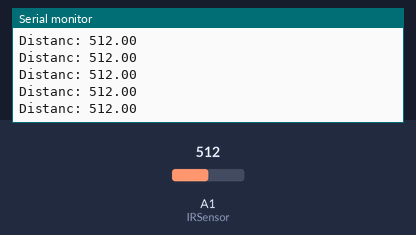
Bench run of a sketch on a simulated Arduino Uno, built with avr-gcc and run on an emulated ATmega328P. Shown: the last lines printed to the serial monitor. The inputs (shaded band) are chosen by the test bench; at power-on: A1 (IRSensor) = 512.

Above: at 1.2 s.
1.3 s: A1 (IRSensor) set to 982
At 2.1 s:
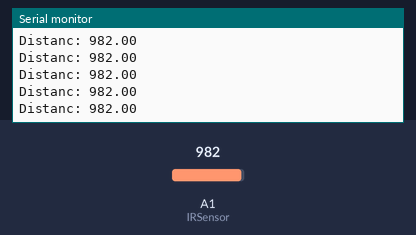
4.3 s: A1 (IRSensor) set to 1007
At 4.8 s:
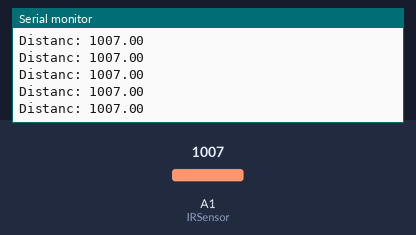
Timing chart, 0 to 7.3 s (numbered marks = the images above; inputs shaded):
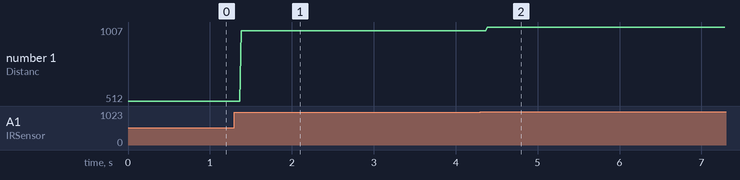

The sketch:

IR_Sensor_testing.ino
```cpp
const int IRSensor=A1;
double distance;

void setup() {
  Serial.begin(9600);
  // put your setup code here, to run once:
  pinMode(IRSensor,INPUT);

}

void loop() {
  // put your main code here, to run repeatedly:
  distance=analogRead(IRSensor);
  Serial.print("Distanc: ");
  Serial.println(distance);
}
```

Measured:
- after the input at 1.3 s, the serial monitor: prints a new line after 0.08 s (image 1)
- after the input at 4.3 s, the serial monitor: prints a new line after 0.09 s (image 2)
- plotted number 1: 512 → 982 after the input at 1.3 s, 982 → 1007 after the input at 4.3 s
